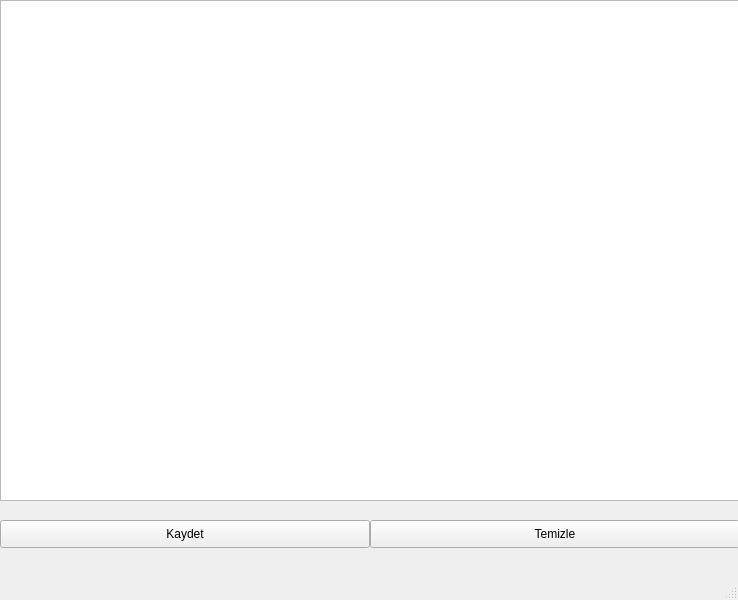
<?xml version="1.0" encoding="UTF-8"?>
<ui version="4.0">
 <class>MainWindow</class>
 <widget class="QMainWindow" name="MainWindow">
  <property name="geometry">
   <rect>
    <x>0</x>
    <y>0</y>
    <width>738</width>
    <height>600</height>
   </rect>
  </property>
  <property name="windowTitle">
   <string>MainWindow</string>
  </property>
  <widget class="QWidget" name="centralwidget">
   <widget class="QPlainTextEdit" name="pln_textedit">
    <property name="geometry">
     <rect>
      <x>0</x>
      <y>0</y>
      <width>741</width>
      <height>501</height>
     </rect>
    </property>
   </widget>
   <widget class="QPushButton" name="pushKaydetBtn">
    <property name="geometry">
     <rect>
      <x>0</x>
      <y>520</y>
      <width>370</width>
      <height>28</height>
     </rect>
    </property>
    <property name="text">
     <string>Kaydet</string>
    </property>
   </widget>
   <widget class="QPushButton" name="pushTemizleBtn">
    <property name="geometry">
     <rect>
      <x>370</x>
      <y>520</y>
      <width>370</width>
      <height>28</height>
     </rect>
    </property>
    <property name="text">
     <string>Temizle</string>
    </property>
   </widget>
  </widget>
  <widget class="QMenuBar" name="menubar">
   <property name="geometry">
    <rect>
     <x>0</x>
     <y>0</y>
     <width>738</width>
     <height>26</height>
    </rect>
   </property>
  </widget>
  <widget class="QStatusBar" name="statusbar"/>
 </widget>
 <resources/>
 <connections/>
</ui>
